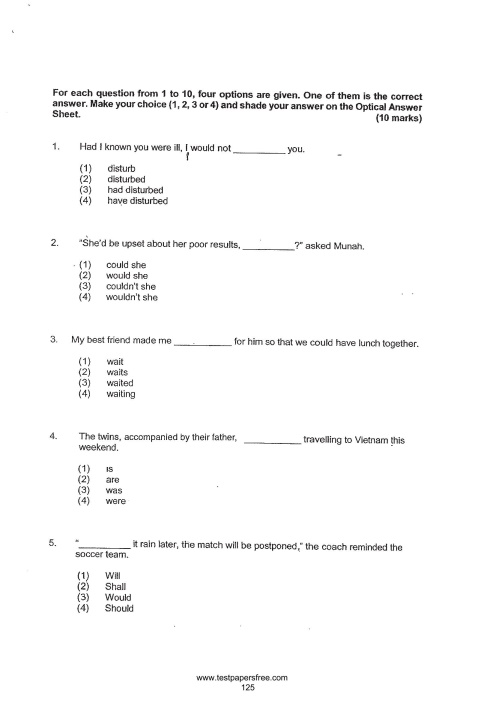
#> input picture OpenCV/Questions.jpg, 496 x 702 px
$ jupyter execute --allow-errors OpenCV-Pytesseract.ipynb
#> lines starting #> are read from the running program, lines starting #| are printed output that depends on the picture; after the words box and inside, x2 and y2 are one past the last pixel; in counts of white or black regions, pixels touching at a corner belong together
### Week 12 | Image processing with OpenCV and Pytesseract
<hr>
## Learning Objectives
At the end of this lesson, you will be able to:

- Read an image using `imread`

- Convert an image to grayscale using `cv2.COLOR_BGR2GRAY`

- Apply a threshold to the grayscale image using `cv2.THRESH_BINARY_INV` to produce binary images

- Apply morphological transofrmations to the binary image from the thresholding, using a structuring element/kernel such as `cv2.MORPH_RECT` and morphologyEx operations such as `cv2.MORPH_DILATE` and `cv2.MORPH_OPEN`

- Find and use the contours from the morph generated from the morphological transofrmation, using a retrieval mode such as `cv2.RETR_EXTERNAL` and a contour approximation method such as `cv2.CHAIN_APPROX_SIMPLE` or `cv2.CHAIN_APPROX_NONE`

- Visualise the contour generated using `cv2.rectangle` to draw the contours

- Use Pytesseract to read the text embedded in the contours found from the images

### Reading the image
The image is read using `cv2.imread`, before applying Gaussian Blur.

[cell 1]
import cv2
import numpy as np
import pytesseract
from PIL import Image, ImageOps
# https://stackoverflow.com/questions/61199573/how-to-detect-the-text-above-lines-using-opencv-in-python

image_path = "Questions.jpg"

# Read the image
img = cv2.imread(image_path)
#> img is the input picture: shape (702, 496, 3); mean B, G, R 250.2, 250.2, 250.2

# Blurring
imgBlur = cv2.GaussianBlur(img, (7, 7), 1)

# Convert image to grayscale, which is needed for thresholding
gray = cv2.cvtColor(imgBlur, cv2.COLOR_BGR2GRAY)
cv2.imshow("gray", cv2.resize(gray,(700,850)))
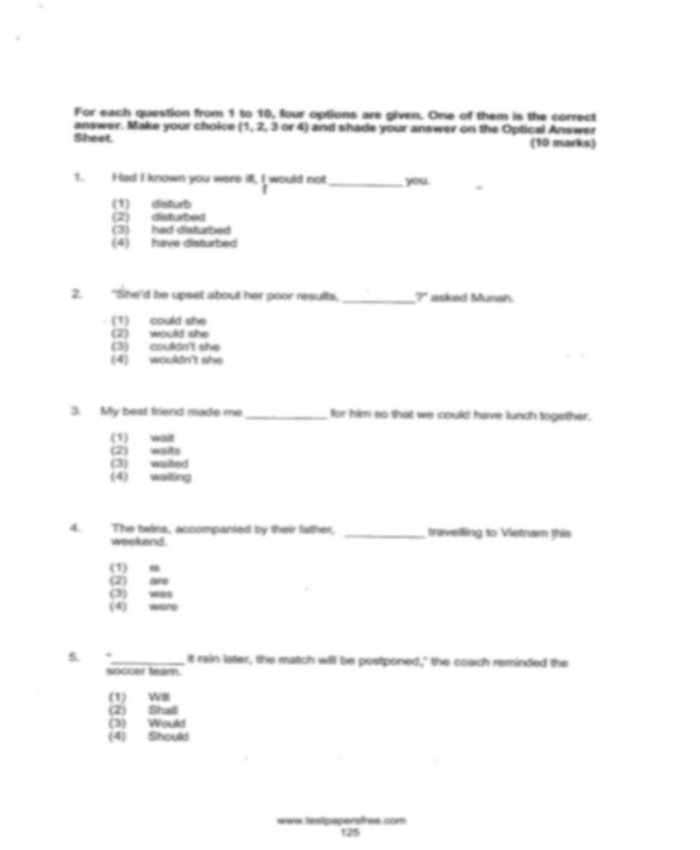
#> window 'gray': shape (850, 700); min 89, max 255, mean 250.2
cv2.waitKey(0)
cv2.destroyAllWindows()

### Threshold the grayscale image
- If the pixel value is greater than a threshold value,
it is assigned one value(which may be white), else it is assigned another value.(which may be black)

    1. First argument is source image, which should be a grayscale image
    2. Second argument is the threshold value which is used to classify the pixel values
    3. Third argument is the maxVal which represents the value to be given if the pixel value is more than the
threshold value

- In this case, cv2.THRESH_BINARY_INV is used, which sets a pixel to 0(black) if it is greater
than the threshold value(second argument), else set it to maxVal(third argument).
THRESH_OTSU allows you to avoid choosing the threshold value and it it determined automatically

- For the given image, notice that since the white background is greater than 0, it is set to black. Also, as the black words is 0, it is set to white. The purpose of this thresholding is so that the text is white on black background
https://opencv-python-tutroals.readthedocs.io/en/latest/py_tutorials/py_imgproc/py_thresholding/py_thresholding.html

[cell 2]
thresh = cv2.threshold(gray, 0, 255, cv2.THRESH_BINARY_INV + cv2.THRESH_OTSU)[1]
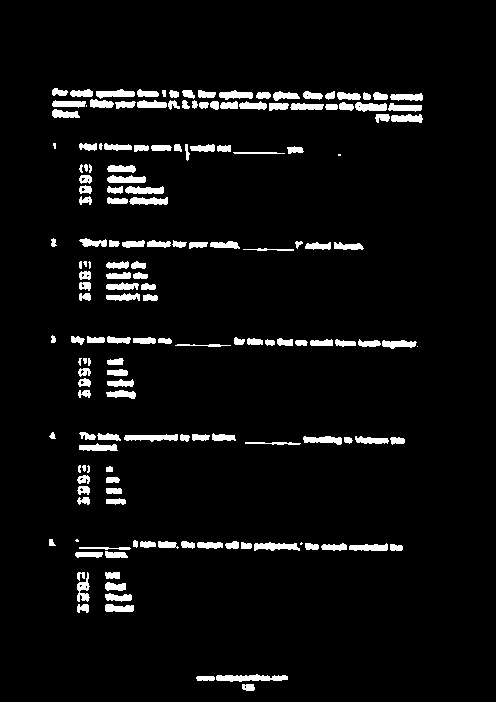
#> thresh: shape (702, 496); 5.1% white; 167 white regions (10 under 20 px), largest, box (x1, y1, x2, y2) and area: (216, 674, 288, 682) 389, (124, 434, 178, 442) 292, (254, 542, 300, 551) 274
cv2.imshow("thresh", cv2.resize(thresh,(700,850)))
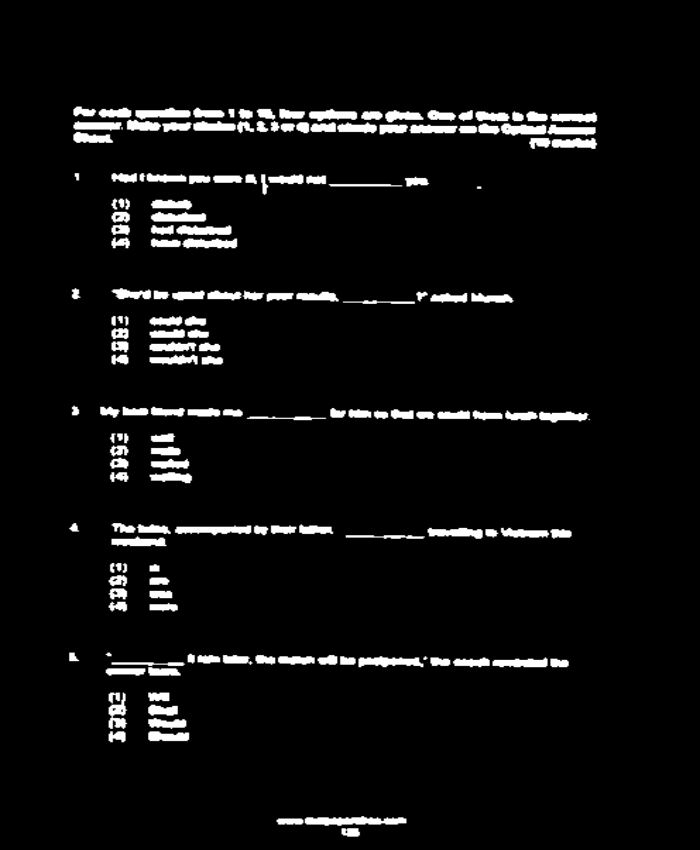
#> window 'thresh': shape (850, 700); min 0, max 255, mean 13.1
cv2.waitKey(0)
cv2.destroyAllWindows()

### Morphological transformations (Part 1)
- Morphological transformations are some simple operations based on the image shape. It is
normally performed on binary images. It needs two inputs, one is our original image, second one
is called structuring element or kernel which decides the nature of operation.
- `cv2.MORPH_RECT` is used to obtain a rectangular kernel.
- For `cv2.MORPH_DILATE` (dilating), a pixel element is '1'(white) if atleast one pixel under the kernel is '1'.
So it increases the white region in the image or size of foreground object increases
- This step applies morphology dilate with horizontal kernel to blur text in a line together. This is
because the white text is "dilated" and merges with the other text in the same line
based on the rectangular kernel(which has 200 width and 3 height).

[cell 3]
kernel = cv2.getStructuringElement(cv2.MORPH_RECT, (200, 3)) #250,3
morph = cv2.morphologyEx(thresh, cv2.MORPH_DILATE, kernel)
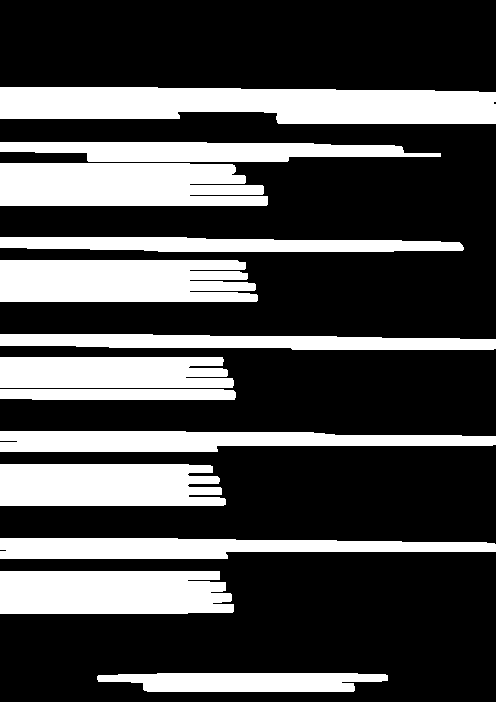
#> morph: shape (702, 496); 29.6% white; 13 white regions, largest, box (x1, y1, x2, y2) and area: (0, 87, 496, 124) 15464, (0, 163, 268, 206) 10683, (0, 260, 258, 302) 10298
cv2.imshow("morph1", cv2.resize(morph,(700,850)))
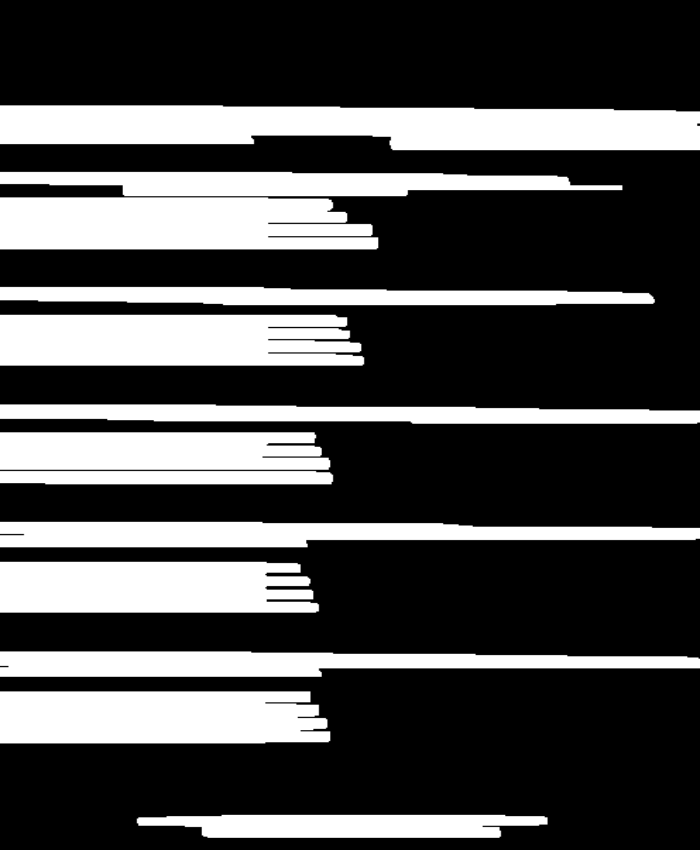
#> window 'morph1': shape (850, 700); min 0, max 255, mean 75.5
cv2.waitKey(0)
cv2.destroyAllWindows()

### Morphological transformations (Part 2)
- For erosion, pixel in the original image (either 1 or 0) will be considered 1 only
if all the pixels under the kernel is 1, otherwise it is eroded (made to zero).
Hence, it causes the bondaries of the foreground object to erode away.
- In this case, MORPH_OPEN is just another name of erosion followed by dilation,
which is useful in removing noise.
- This step applies morphology open with a vertical kernel to remove the thin lines from the dotted lines. A rectangular kernel is used(which has 3 width and 17 height)

[cell 4]
kernel = cv2.getStructuringElement(cv2.MORPH_RECT, (3, 17)) #3,17
morph = cv2.morphologyEx(morph, cv2.MORPH_OPEN, kernel)
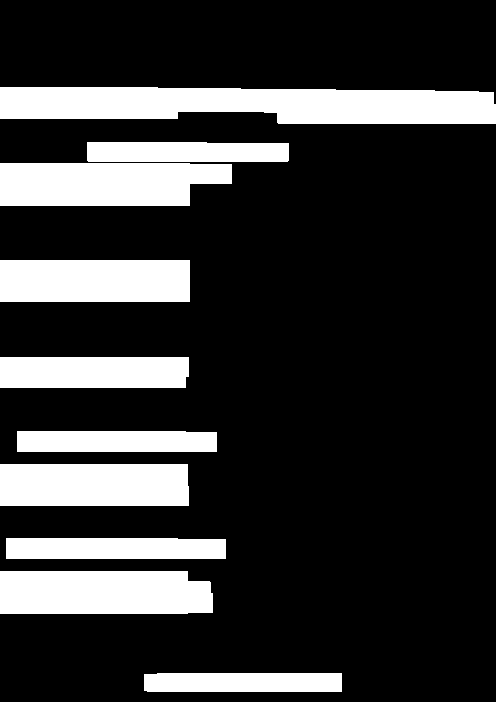
#> morph: shape (702, 496); 20.5% white; 10 white regions
cv2.imshow("morph2", cv2.resize(morph,(700,850)))
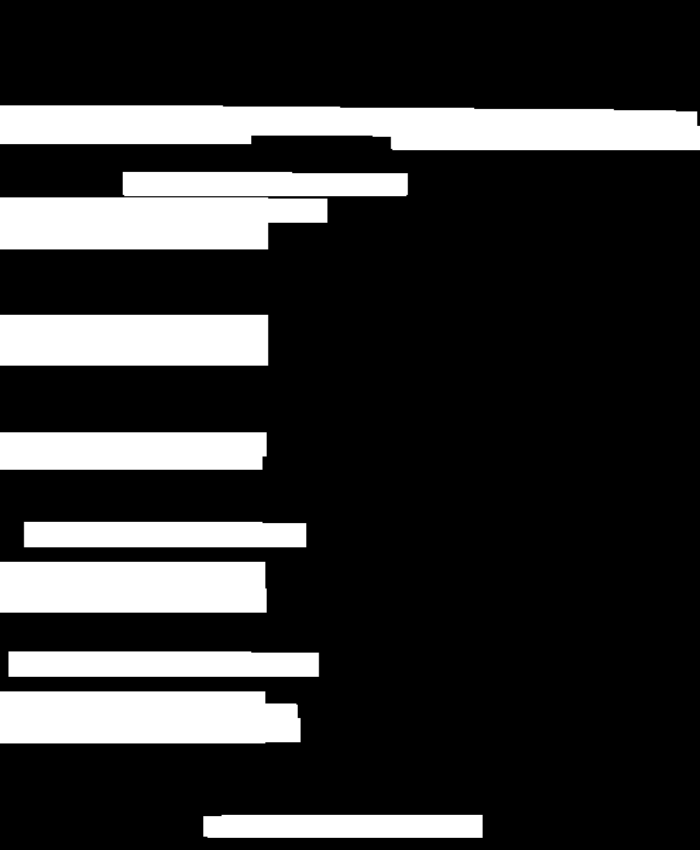
#> window 'morph2': shape (850, 700); min 0, max 255, mean 52.4
cv2.waitKey(0)
cv2.destroyAllWindows()

### Contours generation
- Contours can be explained simply as a curve joining all the continuous points (along the boundary),
having same color or intensity. The contours are a useful tool for shape analysis and object
detection and recognition.
- In OpenCV, finding contours is like finding white object from black background. So remember,
object to be found should be white and background should be black. Here, the retrieval
mode(second argument) used is the `cv2.RETR_EXTERNAL`, which retrieves only
the extreme outer contours.
- Contours are the boundaries of a shape with same intensity. It stores the (x,y) coordinates
of the boundary of a shape. But does it store all the coordinates ? That is specified by this
contour approximation method(third argument). Here we use `cv2.CHAIN_APPROX_SIMPLE`,
which the contour is stored using only the four corners of the rectangle. This
saves memory as compared to `cv2.CHAIN_APPROX_NONE`, which stores the contour
using the entire outline of the rectangle.

[cell 5]
cntrs = cv2.findContours(morph, cv2.RETR_EXTERNAL, cv2.CHAIN_APPROX_SIMPLE)
#> cntrs = 10 contours; largest, box (x1, y1, x2, y2) and area: (0, 87, 496, 124) 14897, (0, 163, 232, 206) 8737, (0, 571, 213, 614) 8606, (0, 260, 190, 302) 7749, (0, 464, 189, 506) 7686
cntrs = cntrs[0] if len(cntrs) == 2 else cntrs[1]
cntrs
#> Out has the same summary as cntrs
#> `area = cv2.contourArea(c)`: area = 3531
#> `x,y,w,h = cv2.boundingRect(c)`: x = 144; y = 673; w = 198; h = 19
#> `cv2.rectangle(img, (x, y), (x+w, y+h), (0, 0, 255), 2)`:
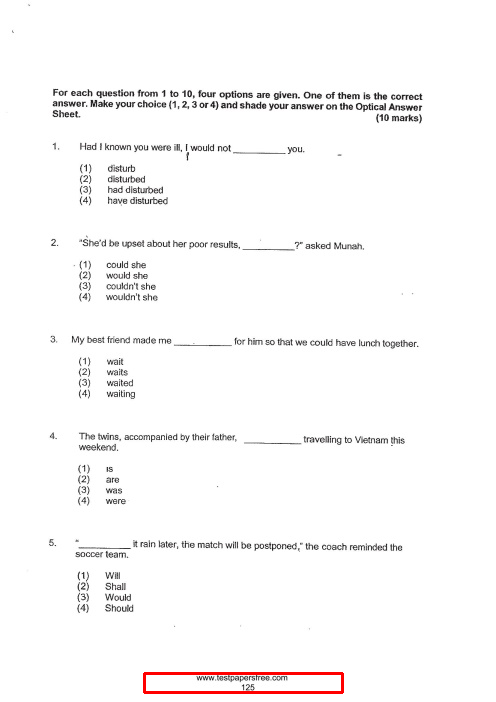
#> img: shape (702, 496, 3); 0.37% of pixels changed, all inside (x1, y1, x2, y2) = (143, 672, 344, 694)
#> `thresh = 255 - cv2.threshold(image, 0, 255, cv2.THRESH_BINARY_INV + cv..`:
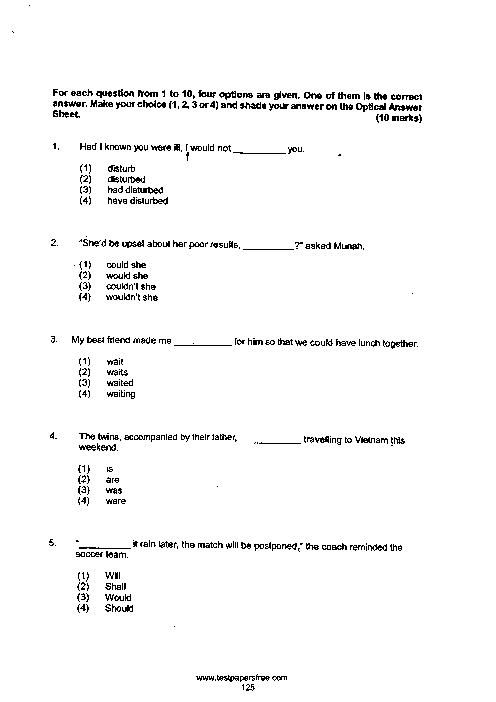
#> thresh: shape (702, 496); 97.2% white; black in thin lines or dots, all inside (x1, y1, x2, y2) = (12, 5, 422, 691)

### Using Pytesseract on the contours
- Loop through the contour list, and for each contour, extract the text from the contour image using Pytesseract
- `cv2.rectangle` draws the contours as rectangle for display (0, 0, 255) is BGR for RED and 2 is the thickness.
- Python-tesseract is an optical character recognition (OCR) tool for python. That is, it will recognize and “read” the text embedded in images.
- `ROI` refers to the Region of Interest, which is specified by the contours found above.
- As the contours found is not sorted, we append the text found into `ordered_values_tuples`(ordered list of tuples), with the text and the y_coordinate.
- After that, we sort the `ordered_value_tuples` based on the y_coordinates Hence, it will now contain the text found in the image from top to bottom in order

[cell 6]
ordered_value_tuples = []
#> (the rest of this cell did not finish here and is left out)
